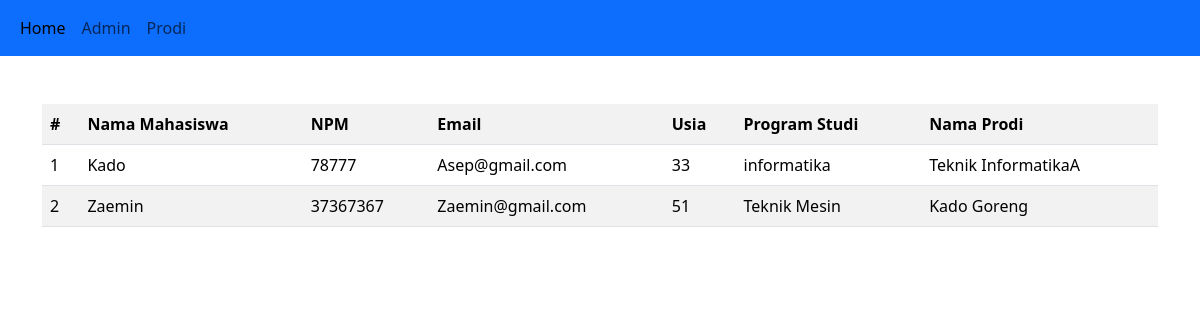
The page / on the database its author committed.
### tables this page shows
CREATE TABLE `mahasiswa` (
  `id` int(11) NOT NULL,
  `nama_mahasiswa` char(30) NOT NULL,
  `npm` int(11) NOT NULL,
  `email` varchar(30) NOT NULL,
  `usia` varchar(225) NOT NULL,
  `prodi` char(20) NOT NULL
);

CREATE TABLE `prodi` (
  `id` int(11) NOT NULL,
  `kode_prodi` varchar(50) NOT NULL,
  `nama_prodi` varchar(50) NOT NULL
);

### index.php (the view, shortened to what this page needs)
<?php
include 'koneksi.php';
?>
<!DOCTYPE html>
<html lang="en">
<head>
    <link href="https://cdn.jsdelivr.net/npm/bootstrap@5.3.2/dist/css/bootstrap.min.css" rel="stylesheet">
</head>
<nav class="navbar navbar-expand-lg bg-primary ">
  <div class="container-fluid">
    <div class="collapse navbar-collapse" id="navbarNav">
      <ul class="navbar-nav">
        <li class="nav-item">
          <a class="nav-link active" aria-current="page" href="index.php">Home</a>
        </li>
        <li class="nav-item">
          <a class="nav-link" href="admin.php">Admin</a>
        </li>
        <li class="nav-item">
          <a class="nav-link" href="Prodi.php">Prodi</a>
        </li>
      </ul>
</nav>
<body>
    <div class="container mt-5">
        <table class="table table-striped">
            <tr>
                <th>#</th>
                <th>Nama Mahasiswa</th>
                <th>NPM</th>
                <th>Email</th>
                <th>Usia</th>
                <th>Program Studi</th>
                <th>Nama Prodi</th>
            </tr>
            <?php
            $query = "SELECT * from mahasiswa join prodi on mahasiswa.id = prodi.id";
            $data = mysqli_query($conn,$query);
            $no=1;
            while($row = mysqli_fetch_array($data)){
            ?>
            <tr>
                <td><?= $no ?></td>
                <td><?= $row['nama_mahasiswa'] ?></td>
                <td><?= $row['npm'] ?></td>
                <td><?= $row['email'] ?></td>
                <td><?= $row['usia'] ?></td>
                <td><?= $row['prodi'] ?></td>
                <td><?= $row['nama_prodi'] ?></td>
            </tr>
            <?php $no++; } ?>
        </table>
    </div>
</body>
</html>
</body>
</html>

### rows shown on the page
mahasiswa: nama_mahasiswa "Kado", npm "78777", email "Asep@gmail.com", usia "33", prodi "informatika", prodi.nama_prodi "Teknik InformatikaA"
mahasiswa: nama_mahasiswa "Zaemin", npm "37367367", email "Zaemin@gmail.com", usia "51", prodi "Teknik Mesin", prodi.nama_prodi "Kado Goreng"
